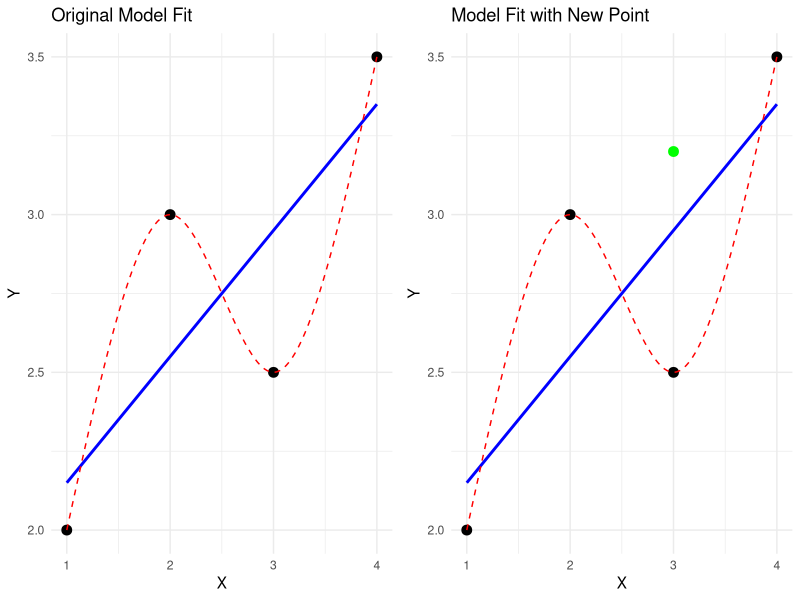

The R source for this figure:
## ---- chunk 1
library(ggplot2)
library(splines)
library(gridExtra)

# Original data
df <- data.frame(x = c(1, 2, 3, 4), y = c(2, 3, 2.5, 3.5))

# Spline data
spline_df <- data.frame(x = seq(1, 4, length.out = 100))
spline_df$y <- predict(smooth.spline(df$x, df$y, df = 4), spline_df$x)$y

# First plot: original model fit
p1 <- ggplot(df, aes(x, y)) +
  geom_point(color = "black", size = 3) +
  geom_smooth(method = "lm", se = FALSE, color = "blue", formula = y ~ x) +
  geom_line(data = spline_df, aes(x, y), color = "red", linetype = "dashed") +
  labs(title = "Original Model Fit", x = "X", y = "Y") +
  theme_minimal()

# Second plot: with new point
df_new_point <- data.frame(x = 3, y = 3.2)
p2 <- ggplot(df, aes(x, y)) +
  geom_point(color = "black", size = 3) +
  geom_point(data = df_new_point, aes(x, y), color = "green", size = 3) +
  geom_smooth(method = "lm", se = FALSE, color = "blue", formula = y ~ x) +
  geom_line(data = spline_df, aes(x, y), color = "red", linetype = "dashed") +
  labs(title = "Model Fit with New Point", x = "X", y = "Y") +
  theme_minimal()

# Display side by side
grid.arrange(p1, p2, ncol = 2)

# This code was produced with the aid of Microsoft copilot

